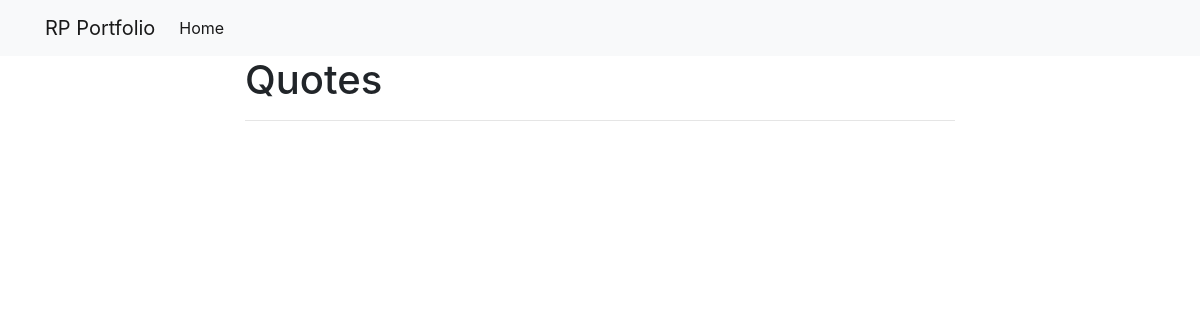
Page /blog/Quotes/ on the earlier database version.
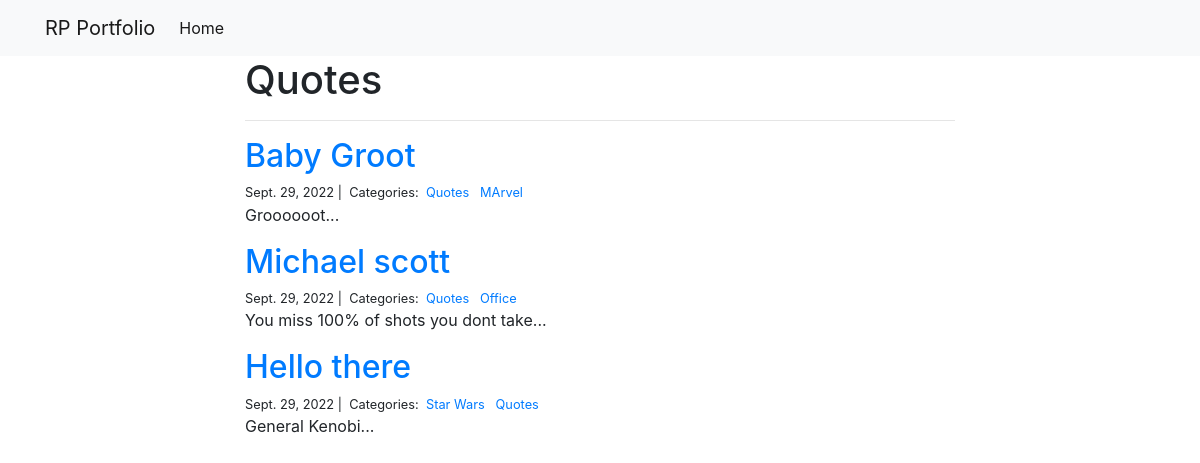
Same page on the later database version.
### blog/models.py (models this page shows)
class Category(models.Model):
    name = models.CharField(max_length = 20)

class Post(models.Model):
    title = models.CharField(max_length = 255)
    body = models.TextField()
    created_on = models.DateTimeField(auto_now_add=True)
    last_modified = models.DateTimeField(auto_now=True)
    categories = models.ManyToManyField('Category', related_name='posts')

### blog/views.py (the view)
# urls.py: path("<category>/", views.blog_category, name="blog_category"),
def blog_category(request, category):
    blogposts = Post.objects.filter(
        categories__name__contains=category
    ).order_by('-created_on')
    context = {
        'category': category,
        'blogposts': blogposts
    }
    return render(request, 'blog_category.html', context)

### blog/templates/blog_category.html
{% extends "base.html" %}
{% block page_content %}
<div class="col-md-8 offset-md-2">
  <h1>{{ category | title }}</h1>
  <hr>
  {% for post in blogposts %}
   <h2><a href="{% url 'blog_detail' post.pk%}">{{ post.title }}</a></h2>
    <small>
      {{post.created_on.date}} |&nbsp;
      Categories:&nbsp;
      {% for category in post.categories.all %}
        <a href="{% url 'blog_category' category.name %}">
          {{ category.name }}
        </a>&nbsp;
      {% endfor %}
    </small>
    <p>{{ post.body | slice:":400" }}...</p>
  {% endfor %}
</div>
{% endblock %}

### personal_portfolio/templates/base.html (shortened to what this page needs)
<link rel="stylesheet" href="https://stackpath.bootstrapcdn.com/bootstrap/4.1.3/css/bootstrap.min.css">
<nav class="navbar navbar-expand-lg navbar-light bg-light">
    <div class="container">
        <a class="navbar-brand" href="{% url 'project_index' %}">RP Portfolio</a>
        <div class="collapse navbar-collapse" id="navbarSupportedContent">
          <ul class="navbar-nav mr-auto">
            <li class="nav-item active">
              <a class="nav-link" href="{% url 'project_index' %}">Home</a>
            </li>
          </ul>
        </div>
    </div>
</nav>
<div class="container">
    {% block page_content %}{% endblock %}
</div>

Differences in the rows shown:
added Category: name "Quotes"
added Post: title "Baby Groot", created_on "Sept. 29, 2022", body "Groooooot"
added Category: name "MArvel", shown under "Baby Groot"
added Post: title "Michael scott", created_on "Sept. 29, 2022", body "You miss 100% of shots you dont take"
added Category: name "Office", shown under "Michael scott"
added Post: title "Hello there", created_on "Sept. 29, 2022", body "General Kenobi"
added Category: name "Star Wars", shown under "Hello there"
Other differences:
{{ category | title }}: "Quotes" → (not shown)
